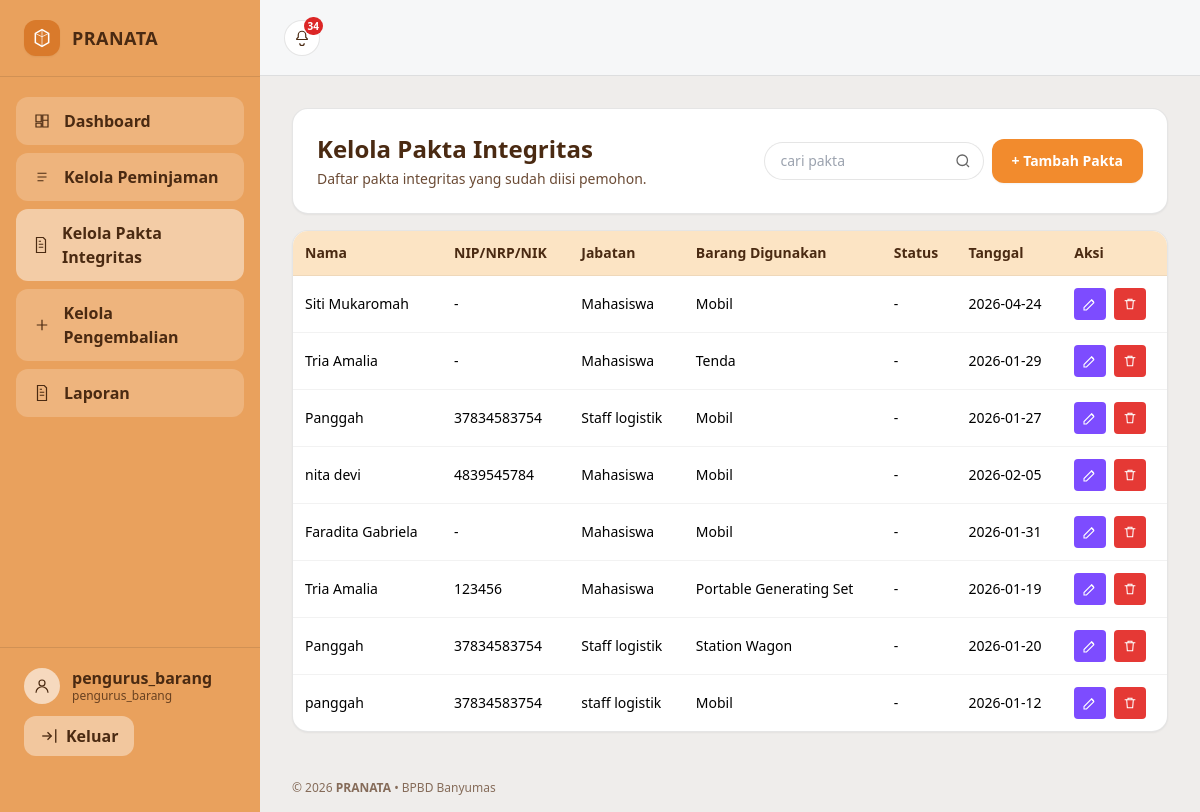
/index.php?page=pengurus_pakta (signed in), run on the app's committed database.
### tables this page shows
CREATE TABLE `pakta_integritas` (
  `id_pakta` int(11) NOT NULL,
  `id_pinjam` int(11) NOT NULL,
  `tgl_dibuat` date NOT NULL,
  `user_id` int(11) DEFAULT NULL,
  `nama` varchar(150) DEFAULT NULL,
  `nip_nik` varchar(50) DEFAULT NULL,
  `jabatan` varchar(100) DEFAULT NULL,
  `barang_digunakan` text DEFAULT NULL
);

### app/controllers/PengurusBarangController.php (called while the page is built, shortened)
<?php
require_once __DIR__ . '/../models/Koneksi.php';
class PengurusBarangController
{
    private $conn;
    public function __construct()
    {
        $this->conn = Koneksi::connect();
    }
    public function paktaIntegritas()
    {
        $data = [];
        $pk = null;
        $tblExists = $this->conn->query("SHOW TABLES LIKE 'pakta_integritas'");
        if ($tblExists && $tblExists->num_rows > 0) {
            $pk = $this->detectPrimaryKey('pakta_integritas');
            $order = $pk ? "`{$pk}`" : ($this->hasColumn('pakta_integritas', 'tgl_dibuat') ? '`tgl_dibuat`' : ($this->hasColumn('pakta_integritas', 'created_at') ? '`created_at`' : null));
            $orderSql = $order ? "ORDER BY {$order} DESC" : "";
            if ($this->hasColumn('pakta_integritas', 'user_id')) {
                $res = $this->conn->query("SELECT p.*, u.nama AS user_nama FROM pakta_integritas p LEFT JOIN user u ON u.id_user = p.user_id {$orderSql}");
            } else {
                $res = $this->conn->query("SELECT * FROM pakta_integritas {$orderSql}");
            }
            if ($res) while ($r = $res->fetch_assoc()) $data[] = $r;
        }
        $pkCol = $pk;
        include __DIR__ . '/../views/pengurus/pakta_integritas.php';
    }
    private function detectPrimaryKey($table)
    {
        $t = $this->conn->real_escape_string($table);
        $res = $this->conn->query("SHOW COLUMNS FROM `{$t}`");
        while ($col = $res->fetch_assoc()) {
            if (!empty($col['Key']) && strtoupper($col['Key']) === 'PRI') {
                return $col['Field'];
            }
        }
        return null;
    }
    private function hasColumn($table, $column)
    {
        $t = $this->conn->real_escape_string($table);
        $c = $this->conn->real_escape_string($column);
        $res = $this->conn->query("SHOW COLUMNS FROM `{$t}` LIKE '{$c}'");
        return $res && $res->num_rows > 0;
    }
}

### app/models/Koneksi.php (called while the page is built, shortened)
<?php
class Koneksi
{
    public static function connect()
    {
        $host = "localhost";
        $user = "root";
        $pass = "";
        $db   = "pranata_app";
        $conn = new mysqli($host, $user, $pass, $db);
        $conn->set_charset("utf8mb4");
        return $conn;
    }
}

### app/views/pengurus/pakta_integritas.php (the view, shortened to what this page needs)
<?php
$q = trim($_GET['q'] ?? '');
$pkCol = $pkCol ?? null;
$pick = function($row, $candidates, $fallback = '-') {
    foreach ($candidates as $c) {
        if (!empty($row[$c])) return $row[$c];
    }
    return $fallback;
};
?>
<div class="space-y-4">
  <div class="rounded-2xl border border-black/10 bg-white p-6 shadow-sm">
    <div class="flex flex-col gap-2 md:flex-row md:items-center md:justify-between">
      <div>
        <h2 class="text-2xl font-extrabold text-[#4A2A12]">Kelola Pakta Integritas</h2>
        <p class="mt-1 text-sm text-[#6B4B35]">Daftar pakta integritas yang sudah diisi pemohon.</p>
      </div>
      <div class="flex flex-col gap-2 sm:flex-row sm:items-center sm:justify-end">
        <form method="GET" action="index.php" class="relative w-full sm:w-auto">
          <input
            type="text"
            name="q"
            value="<?= htmlspecialchars($q) ?>"
            placeholder="cari pakta"
            class="w-full sm:w-[220px] rounded-full border border-black/10 bg-white px-4 py-2 pr-10 text-sm outline-none focus:ring-2 focus:ring-[#E9A15D]"
          />
          <button type="submit" class="absolute right-3 top-1/2 -translate-y-1/2 opacity-60 hover:opacity-90">
            <svg width="18" height="18" viewBox="0 0 24 24" fill="none">
              <circle cx="11" cy="11" r="7" stroke="currentColor" stroke-width="1.7"/>
              <path d="M20 20l-3.5-3.5" stroke="currentColor" stroke-width="1.7"/>
            </svg>
          </button>
        </form>
        <a href="index.php?page=pengurus_pakta_tambah"
           class="inline-flex w-full items-center justify-center rounded-xl bg-[#F28B2D] px-5 py-3 text-sm font-bold text-white shadow-sm hover:brightness-95 sm:w-auto">
          + Tambah Pakta
        </a>
      </div>
    </div>
  </div>
  <div class="rounded-2xl border border-black/10 bg-white shadow-sm overflow-hidden">
    <div class="overflow-x-auto">
      <table class="min-w-max w-full text-sm">
        <thead class="bg-[#FCE4C4] text-[#4A2A12]">
          <tr>
            <th class="px-3 py-3 text-left">Nama</th>
            <th class="px-3 py-3 text-left">NIP/NRP/NIK</th>
            <th class="px-3 py-3 text-left">Jabatan</th>
            <th class="px-3 py-3 text-left">Barang Digunakan</th>
            <th class="px-3 py-3 text-left">Status</th>
            <th class="px-3 py-3 text-left">Tanggal</th>
            <th class="px-3 py-3 text-left">Aksi</th>
          </tr>
        </thead>
        <tbody>
          <?php if (empty($data)): ?>
            <tr>
              <td colspan="7" class="px-4 py-6 text-center text-gray-600">Belum ada data pakta integritas.</td>
            </tr>
          <?php else: ?>
            <?php foreach ($data as $row): ?>
              <?php
                $nama = $pick($row, ['nama','nama_lengkap','nama_peminjam','user_nama'], '-');
                $nip = $pick($row, ['nip_nik','nip','nik','nrp','nip_nrp_nik'], '-');
                $jabatan = $pick($row, ['jabatan','jabatan_peminjam'], '-');
                $barang = $pick($row, ['barang_digunakan','barang_milik_daerah','barang','nama_barang'], '-');
                $status = $row['status'] ?? '-';
                $tanggal = $row['tgl_dibuat'] ?? ($row['created_at'] ?? '-');
                $id = $pkCol && isset($row[$pkCol]) ? $row[$pkCol] : ($row['id'] ?? null);
              ?>
              <tr class="border-t border-black/5">
                <td class="px-3 py-3"><?= htmlspecialchars($nama) ?></td>
                <td class="px-3 py-3"><?= htmlspecialchars($nip) ?></td>
                <td class="px-3 py-3"><?= htmlspecialchars($jabatan) ?></td>
                <td class="px-3 py-3"><?= htmlspecialchars($barang) ?></td>
                <td class="px-3 py-3"><?= htmlspecialchars($status) ?></td>
                <td class="px-3 py-3"><?= htmlspecialchars($tanggal) ?></td>
                <td class="px-3 py-3">
                  <?php if ($id): ?>
                    <div class="flex items-center gap-2">
                      <a href="index.php?page=pengurus_pakta_edit&id=<?= (int)$id ?>"
                         class="w-8 h-8 inline-flex items-center justify-center rounded bg-[#7D4CFF] text-white hover:brightness-95"
                         title="Edit">
                        <svg width="16" height="16" viewBox="0 0 24 24" fill="none" aria-hidden="true">
                          <path d="M3 17.25V21h3.75L17.8 9.94l-3.75-3.75L3 17.25z" stroke="white" stroke-width="1.6"/>
                          <path d="M14.06 4.94l3.75 3.75" stroke="white" stroke-width="1.6"/>
                        </svg>
                      </a>
                      <a href="index.php?page=pengurus_pakta_delete&id=<?= (int)$id ?>"
                         class="w-8 h-8 inline-flex items-center justify-center rounded bg-[#E53935] text-white hover:brightness-95"
                         title="Hapus"
                         onclick="return confirm('Hapus pakta ini?')">
                        <svg width="16" height="16" viewBox="0 0 24 24" fill="none" aria-hidden="true">
                          <path d="M4 7h16" stroke="white" stroke-width="1.6"/>
                          <path d="M7 7l1 12h8l1-12" stroke="white" stroke-width="1.6"/>
                          <path d="M9 7V5h6v2" stroke="white" stroke-width="1.6"/>
                        </svg>
                      </a>
                    </div>
                  <?php else: ?>
                    -
                  <?php endif; ?>
                </td>
              </tr>
            <?php endforeach; ?>
          <?php endif; ?>
        </tbody>
      </table>
    </div>
  </div>
</div>
<?php
include __DIR__ . '/../layout/main.php';
?>

### data on the page
pakta_integritas: nama "Siti Mukaromah", nip_nik "-", jabatan "Mahasiswa", barang_digunakan "Mobil", status "-", tgl_dibuat "2026-04-24"
pakta_integritas: nama "Tria Amalia", nip_nik "-", jabatan "Mahasiswa", barang_digunakan "Tenda", status "-", tgl_dibuat "2026-01-29"
pakta_integritas: nama "Panggah", nip_nik "37834583754", jabatan "Staff logistik", barang_digunakan "Mobil", status "-", tgl_dibuat "2026-01-27"
pakta_integritas: nama "nita devi", nip_nik "4839545784", jabatan "Mahasiswa", barang_digunakan "Mobil", status "-", tgl_dibuat "2026-02-05"
pakta_integritas: nama "Faradita Gabriela", nip_nik "-", jabatan "Mahasiswa", barang_digunakan "Mobil", status "-", tgl_dibuat "2026-01-31"
pakta_integritas: nama "Tria Amalia", nip_nik "123456", jabatan "Mahasiswa", barang_digunakan "Portable Generating Set", status "-", tgl_dibuat "2026-01-19"
pakta_integritas: nama "Panggah", nip_nik "37834583754", jabatan "Staff logistik", barang_digunakan "Station Wagon", status "-", tgl_dibuat "2026-01-20"
pakta_integritas: nama "panggah", nip_nik "37834583754", jabatan "staff logistik", barang_digunakan "Mobil", status "-", tgl_dibuat "2026-01-12"

### other printed values
$username "pengurus_barang"
$role ?: 'Admin' "pengurus_barang"
$notifUnread "34"
